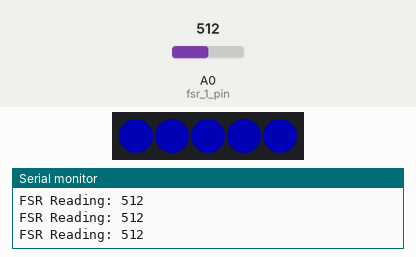
Simulated run of this sketch. Board: Arduino Uno, built with avr-gcc and run on an emulated ATmega328P. Shown: 5 RGB LEDs in strip order, left to right, the last lines printed to the serial monitor. The test bench sets the inputs (shaded band); at power-on: A0 (fsr_1_pin) = 512. Dim RGB values are drawn brighter than linear.

Above: at 1.2 s.
1.3 s: A0 (fsr_1_pin) set to 0
At 1.7 s:
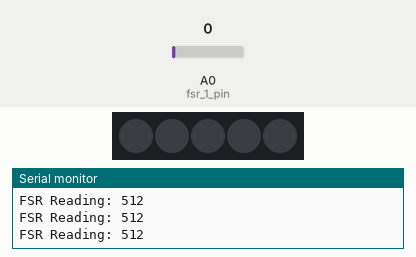
2.8 s: A0 (fsr_1_pin) set to 20
At 3.4 s:
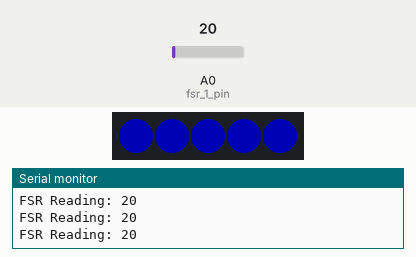
Timing chart, 0 to 5.8 s (numbered marks = the images above; inputs shaded):
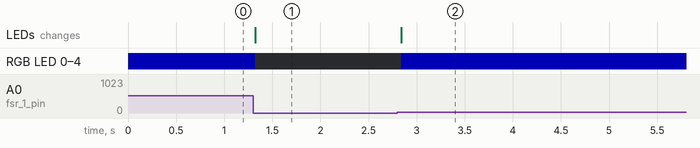

The sketch:

fsr_read.ino
```cpp
#include <FastLED.h>

#define LED_PIN     5
#define NUM_LEDS    5
#define BRIGHTNESS  64
#define LED_TYPE    WS2812  // or SK6812
#define COLOR_ORDER GRB
#define THRESHOLD   10
CRGB leds[NUM_LEDS];

const int fsr_1_pin = A0;  // Analog pin A0
int fsr_1_reading = 0;     // Variable to store FSR reading

void setup() {
  Serial.begin(9600);   // Start serial communication

  FastLED.addLeds<LED_TYPE, LED_PIN, COLOR_ORDER>(leds, NUM_LEDS);
  FastLED.setBrightness(BRIGHTNESS);
  FastLED.clear();  // ensure all LEDs start off
  FastLED.show();
}

void loop() {
  fsr_1_reading = analogRead(fsr_1_pin);  // Read the analog value from FSR
  if (fsr_1_reading > THRESHOLD) {
    Serial.print("FSR Reading: ");
    Serial.println(fsr_1_reading);
    fill_solid(leds, NUM_LEDS, CRGB::Blue);  // change color if desired
  } else {
    fill_solid(leds, NUM_LEDS, CRGB::Black); // turn off LEDs
  }

  FastLED.show();
  delay(50);  // adjust for responsiveness vs flicker
} 
```

Measured:
- after the input at 1.3 s, RGB LED 0–4: RGB(0, 0, 64) → off at once; the LEDs: change at once (image 1)
- after the input at 2.8 s, RGB LED 0–4: off → RGB(0, 0, 64) at once; the LEDs: change at once (image 2)
